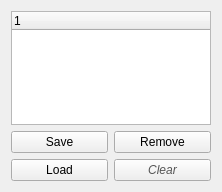
<?xml version="1.0" encoding="UTF-8"?>
<ui version="4.0">
 <class>GroupManagmentWidget</class>
 <widget class="QWidget" name="GroupManagmentWidget">
  <property name="geometry">
   <rect>
    <x>0</x>
    <y>0</y>
    <width>222</width>
    <height>192</height>
   </rect>
  </property>
  <property name="windowTitle">
   <string>Form</string>
  </property>
  <layout class="QGridLayout" name="gridLayout">
   <item row="0" column="0" colspan="2">
    <widget class="QTreeWidget" name="groupTree">
     <property name="columnCount">
      <number>1</number>
     </property>
     <column>
      <property name="text">
       <string notr="true">1</string>
      </property>
     </column>
    </widget>
   </item>
   <item row="1" column="1">
    <widget class="QPushButton" name="removeButton">
     <property name="text">
      <string>Remove</string>
     </property>
     <property name="icon">
      <iconset resource="../Workspace.qrc">
       <normaloff>:/Workspace/Resources/icons/remove.png</normaloff>:/Workspace/Resources/icons/remove.png</iconset>
     </property>
    </widget>
   </item>
   <item row="1" column="0">
    <widget class="QPushButton" name="saveGroupsButton">
     <property name="text">
      <string>Save</string>
     </property>
    </widget>
   </item>
   <item row="2" column="0">
    <widget class="QPushButton" name="loadGroupsButton">
     <property name="text">
      <string>Load</string>
     </property>
    </widget>
   </item>
   <item row="2" column="1">
    <widget class="QPushButton" name="clearButton">
     <property name="styleSheet">
      <string notr="true">color:rgb(85, 85, 85);
font: italic;
</string>
     </property>
     <property name="text">
      <string>Clear</string>
     </property>
    </widget>
   </item>
  </layout>
 </widget>
 <resources>
  <include location="../Workspace.qrc"/>
 </resources>
 <connections/>
</ui>
